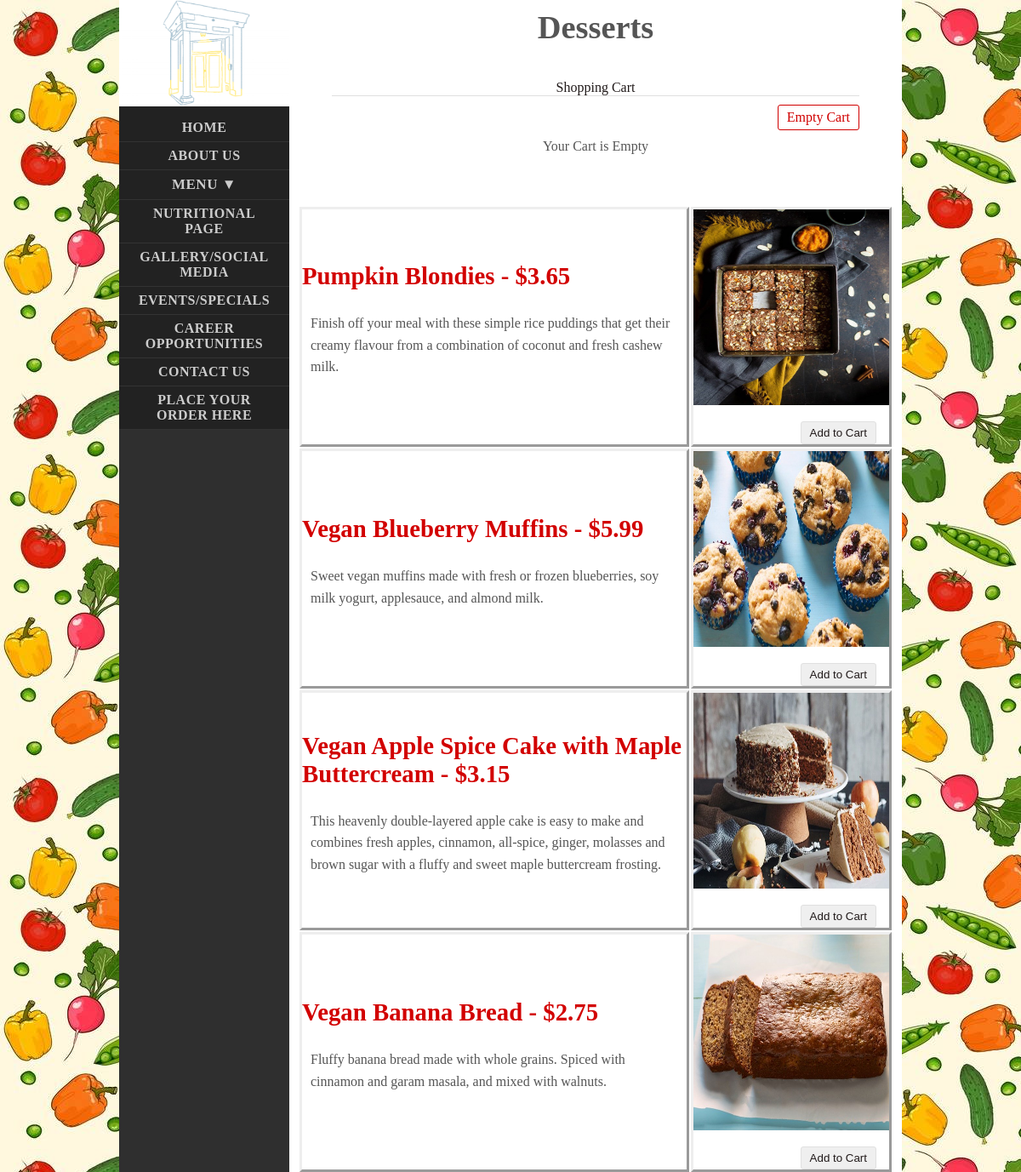
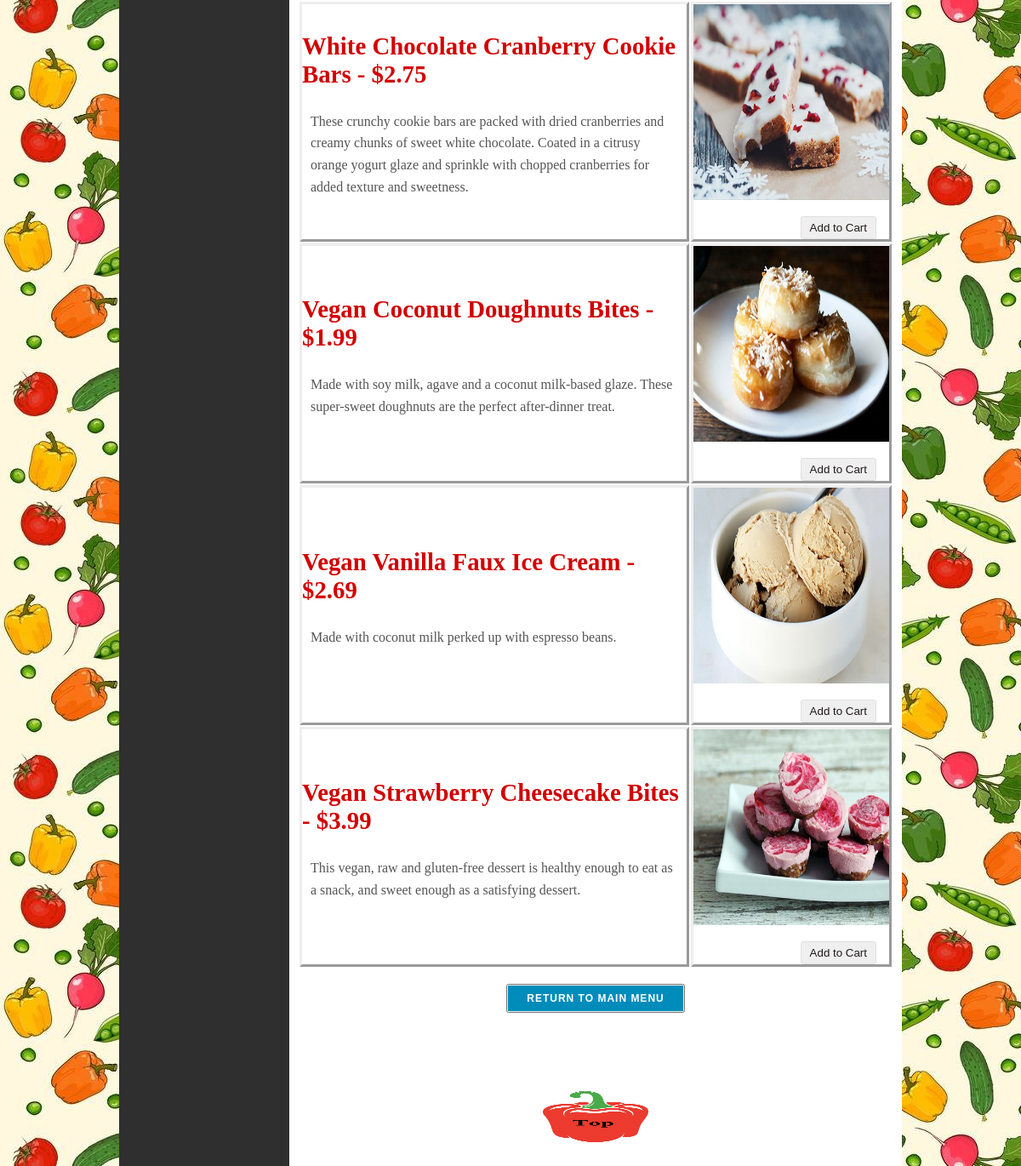
The page /desserts.php on the database its author committed (2 pictures, top to bottom).
### tables this page shows
CREATE TABLE `tblproduct` (
  `id` int(11) NOT NULL,
  `name` varchar(256) NOT NULL,
  `category` varchar(255) NOT NULL,
  `description` varchar(255) DEFAULT NULL,
  `image` text NOT NULL,
  `price` double(10,2) NOT NULL,
  `display_sequence` int(11) NOT NULL
);

### dbcontroller.php (called while the page is built, shortened)
<?php
class DBController {
	private $host = "localhost";
	private $user = "root";
	private $password = "";
	private $database = "magnificent_mushroom";
	private $conn;
	function __construct() {
		$this->conn = $this->connectDB();
	}
	function connectDB() {
		$conn = mysqli_connect($this->host,$this->user,$this->password,$this->database);
		return $conn;
	}
        function runQuery($query) {
		$result = mysqli_query($this->conn,$query);
		while($row=mysqli_fetch_assoc($result)) {
			$resultset[] = $row;
		}
		if(!empty($resultset))
			return $resultset;
	}
}
?>

### shoppingCart.php (called while the page is built, shortened)
<?php
require_once("dbcontroller.php");
$db_handle = new DBController();
?>

### desserts.php (the view, shortened to what this page needs)
<?php include_once 'shoppingCart.php'; ?>
<!DOCTYPE html>
<html lang="en">
    <head>
        <link href="styles.css" rel="stylesheet" type="text/css">
    </head>
    <a name="toppage">
        <body>
            <main id="body" class="width">
                <aside id="sidebar" class="column-left">
                    <header>
                        <h1><a href="index.php"><img src="assets/Logo.jpg"   style="width:200px;height:125px;"></a></h1>
                    </header>
                    <nav id="mainnav">
                        <ul>
                            <li><a href="index.php">HOME</a></li>
                            <li><a href="about_us.html">About Us</a></li>
                            <li class="dropdown">
                                <button class="dropdown-btn">Menu &#9660;
                                </button>
                            </li>
                            <li><a href="NutritionalPage.html">Nutritional Page</a></li>
                            <li><a href="gallery_and_social_media.html">Gallery/Social Media</a></li>
                            <li><a href="Events.html">Events/Specials</a></li>
                            <li><a href="Careers.html">Career Opportunities</a></li>
                            <li><a href="contact_us.html">Contact Us</a></li>
                            <li><a href="shopping_cart.php">Place Your Order Here</a></li>
                        </ul>
                    </nav>
                </aside>
                <main id="content" class="column-right">
                    <h1 align="center">Desserts</h1>
                    <?php $page = "kids_menu";  include_once('displayShoppingCart.php'); ?>
                    <table class="bordermenu">
                        <div id="product-grid">
                            <?php
                            $query = "SELECT * FROM tblproduct ";
                            $query .= " WHERE category = 'desserts' ";
                            $query .= " ORDER BY display_sequence;";
                            $product_array = $db_handle->runQuery($query);
                            if (!empty($product_array)) {
                                echo "<table class=\"bordermenu\">";
                                foreach ($product_array as $key => $value) {
                                    echo "<tr>";
                                    ?>
                                    <div class="product-item">
                                        <div class="product-title">
                                            <td><h3><?php echo $product_array[$key]["name"] . " - $" . $product_array[$key]["price"]; ?></h3>
                                                <p><?php echo $product_array[$key]["description"]; ?></p></td>
                                        </div>
                                        <td>
                                            <img src="<?php echo $product_array[$key]["image"]; ?>" class="bordering">
                                            <div class="product-tile-footer">
                                                <div class="cart-action">
                                                    <form method="post" action="desserts.php?action=add&id=<?php echo $product_array[$key]["id"]; ?>">
                                                        <input type="submit" value="Add to Cart" class="btnAddAction" />
                                                    </form>
                                                </div>
                                            </div>
                                        </td>
                                    </div>
                                    <?php
                                    echo "</tr>";
                                }
                                echo "</tr></table>";
                            }
                            ?>
                        </div>
                    </table>
                    <br>
                    <div class="btn-group-wrap">
                        <div class="btn-group">
                            <button align="center"><a href="menu.html" class="button"><b>Return to Main Menu</a></button>
                        </div>
                    </div>
                    <footer class="clear">
                        <br><br><br><br><a href="#toppage"><img src="assets/Red_Pepper.jpg" width="124" height="60" class="centerfooter"><a/>
                    </footer>
                </main>
            </main
        </body>
</html>

### displayShoppingCart.php
<div id="shopping-cart" align="center">
    <div class="txt-heading">Shopping Cart</div>
    <a id="btnEmpty" href="<?php echo $GLOBALS['page'];?>.php?action=empty">Empty Cart</a>
    <?php
    if (isset($_SESSION["cart_item"])) {
        $total_quantity = 0;
        $total_price = 0;
        ?>
        <table class="tbl-cart" cellpadding="10" cellspacing="1">
            <tbody>
                <tr>
                    <th style="text-align:left;">Name</th>
                    <th style="text-align:right;" width="5%">Quantity</th>
                    <th style="text-align:right;" width="10%">Unit Price</th>
                    <th style="text-align:right;" width="10%">Price</th>
                    <th style="text-align:center;" width="5%">Remove</th>
                </tr>
                <?php
                foreach ($_SESSION["cart_item"] as $item) {
                    $item_price = $item["quantity"] * $item["price"];
                    ?>
                    <tr>
                        <td><img src="<?php echo $item["image"]; ?>" class="cart-item-image" /><?php echo $item["name"]; ?></td>
                        <td style="text-align:right;"><?php echo $item["quantity"]; ?></td>
                        <td  style="text-align:right;"><?php echo "$ " . $item["price"]; ?></td>
                        <td  style="text-align:right;"><?php echo "$ " . number_format($item_price, 2); ?></td>
                        <td style="text-align:center;"><a href="<?php echo $GLOBALS['page'];?>.php?action=remove&code=<?php echo $item["id"]; ?>" class="btnRemoveAction"><img src="icon-delete.png" alt="Remove Item" /></a></td>
                    </tr>
                    <?php
                    $total_quantity += $item["quantity"];
                    $total_price += ($item["price"] * $item["quantity"]);
                }
                ?>
                <tr>
                    <td colspan="2" align="right">Total:</td>
                    <td align="right"><?php echo $total_quantity; ?></td>
                    <td align="right" colspan="2"><strong><?php echo "$ " . number_format($total_price, 2); ?></strong></td>
                    <td></td>
                </tr>
            </tbody>
        </table>
        <?php
    } else {
        ?>
        <div class="no-records">Your Cart is Empty</div>
        <?php
    }
    ?>
</div>

### styles.css (style rules this page uses)
body { margin: 0px auto; background-image: url("assets/Vegetable_Background.jpg"); padding: 0px; font-family: Georgia, "Times New Roman", Times, serif; font-size: 1.0em; color: #555; }
#shopping-cart { margin: 40px; }
.txt-heading { color: #211a1a; border-bottom: 1px solid #E0E0E0; overflow: auto; }
#btnEmpty { background-color: #ffffff; border: #d00000 1px solid; padding: 5px 10px; color: #d00000; float: right; text-decoration: none; border-radius: 3px; margin: 10px 0px; }
.btnAddAction { padding: 5px 10px; margin-left: 5px; background-color: #efefef; border: #E0E0E0 1px solid; color: #211a1a; float: right; text-decoration: none; border-radius: 3px; cursor: pointer; }
.product-title { margin-bottom: 20px; }
.cart-action { float: right; }
.product-tile-footer { padding: 15px 15px 0px 15px; overflow: auto; }
.no-records { text-align: center; clear: both; margin: 38px 0px; }
* { margin: 0; padding: 0; }
p { display: block; line-height: 1.6; margin-top: 1em; margin-bottom: 1em; margin-left: 10px; margin-right: 10px; ; }
a { color: #B80000; }
a.button { background-color: #008CBA; border-radius: 0px; color: #FFFFFF; display: inline-block; font-weight: bold; padding: 8px 22px; font-size: 0.9em; letter-spacing: 1px; text-decoration: none; text-transform: uppercase; border: 0px solid #008CBA; }
.btn-group-wrap { text-align: center; }
div.btn-group { margin: 0 auto; text-align: center; width: inherit; display: inline-block; }
nav#mainnav .dropdown-btn { text-align: center; font-size: 17px; display: block; border: none; background: none; width: 100%; font-family: "Racing Sans One", garamond, "times new roman", times, serif; cursor: pointer; outline: none; color: #ccc; display: block; padding: 7px 17px; text-align: center; text-transform: uppercase; font-weight: bold; text-decoration: none; letter-spacing: 0.5px; }
h1 { font-size: 2.4em; }
h3 { color: #D20000; font-size: 1.8em; font-family: "Racing Sans One", garamond, "times new roman", times, serif; padding-bottom: 10px; }
ul, ol { margin: 0 0 35px 35px; }
li { padding-bottom: 5px; }
.width { width: 920px; margin: 0 auto; }
header { padding: 0px 0 0px; margin: 0 auto; }
header h1 { text-align: center; }
header h1 a, header h1 a:hover, header h1 a:visited { color: #fff; text-decoration: none; }
main#body { padding: 0; background: #2f2f2f; }
main#content { width: 700px; padding: 10px; background-color: #fff; }
.column-left { float: left; }
.column-right { float: right; }
aside#sidebar { background: #222; width: 200px; position: fixed; }
nav#mainnav ul { padding: 0; margin: 0; list-style: none; }
nav#mainnav li { padding: 0; border-bottom: 1px solid #333; }
nav#mainnav li a { color: #ccc; display: block; padding: 7px 17px; text-align: center; text-transform: uppercase; font-weight: bold; text-decoration: none; letter-spacing: 0.5px; }
footer { padding: 20px 0px; }
.centerfooter { display: block; margin-left: auto; margin-right: auto; font-style: bold; }
table.bordermenu td { border-style: outset; text-align: left; }
.bordering { height: 230px; width: 230px; }
.clear:after { display: block; clear: both; visibility: hidden; line-height: 0; height: 0; }
.clear { clear: both; display: inline-block; }
.clear { display: block; }

### rows shown on the page
tblproduct: name "Pumpkin Blondies", price "3.65", description "Finish off your meal with these simple rice puddings that get their creamy flavour from a combination of coconut and fresh cashew milk.", image (picture)
tblproduct: name "Vegan Blueberry Muffins", price "5.99", description "Sweet vegan muffins made with fresh or frozen blueberries, soy milk yogurt, applesauce, and almond milk.", image (picture)
tblproduct: name "Vegan Apple Spice Cake with Maple Buttercream", price "3.15", description "This heavenly double-layered apple cake is easy to make and combines fresh apples, cinnamon, all-spice, ginger, molasses and brown sugar with a fluffy and sweet maple buttercream frosting.", image (picture)
tblproduct: name "Vegan Banana Bread", price "2.75", description "Fluffy banana bread made with whole grains. Spiced with cinnamon and garam masala, and mixed with walnuts.", image (picture)
tblproduct: name "White Chocolate Cranberry Cookie Bars", price "2.75", description "These crunchy cookie bars are packed with dried cranberries and creamy chunks of sweet white chocolate. Coated in a citrusy orange yogurt glaze and sprinkle with chopped cranberries for added texture and sweetness.", image (picture)
tblproduct: name "Vegan Coconut Doughnuts Bites", price "1.99", description "Made with soy milk, agave and a coconut milk-based glaze. These super-sweet doughnuts are the perfect after-dinner treat.", image (picture)
tblproduct: name "Vegan Vanilla Faux Ice Cream", price "2.69", description "Made with coconut milk perked up with espresso beans.", image (picture)
tblproduct: name "Vegan Strawberry Cheesecake Bites", price "3.99", description "This vegan, raw and gluten-free dessert is healthy enough to eat as a snack, and sweet enough as a satisfying dessert.", image (picture)
